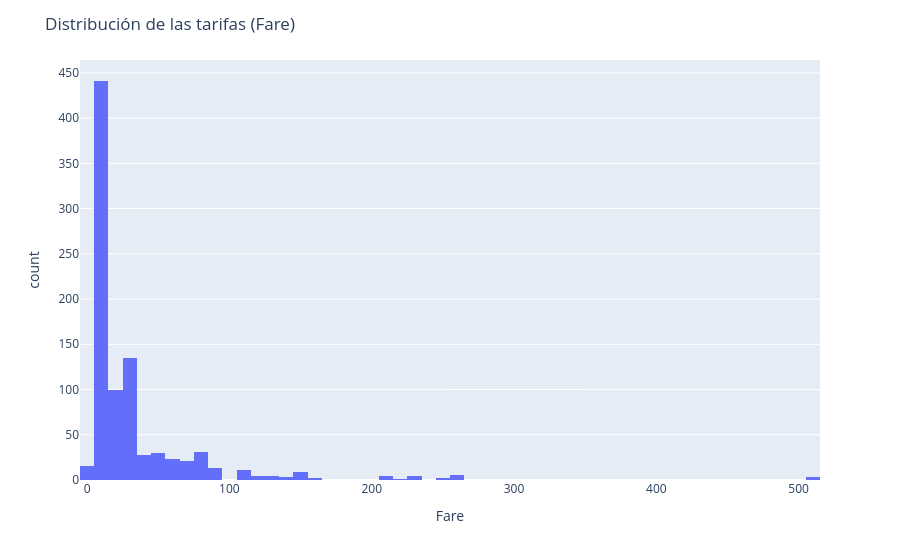

The notebook cell saved with this chart:
### Markdown cell above
4. Para este apartado analizar si el precio de la tarifa (Fare) puede tener que ver con la sobrevivencia, pero antes saber que se puede conocer como Fare alto o bajo, para ello realizar un histograma

### Code cell
fig_histograma_fares = px.histogram(
    df_procesado,
    x='Fare'
)
conf_titulo_fig(fig_histograma_fares, 'Distribución de las tarifas (Fare)')
guardar_fig(fig_histograma_fares, 'histogram_fare')

fig_histograma_fares.show()

### Figure 1 — Plotly figure (JSON) as saved in the notebook; plotly's stock layout.template omitted (floating-point values rounded to 4 significant figures; data arrays with more than 128 entries replaced by an {"elided": "..."} marker saying what was removed)
{"data": [{"bingroup": "x", "hovertemplate": "Fare=%{x}<br>count=%{y}<extra></extra>", "legendgroup": "", "marker": {"color": "#636efa", "pattern": {"shape": ""}}, "name": "", "orientation": "v", "showlegend": false, "type": "histogram", "x": {"elided": "891 float values"}, "xaxis": "x", "yaxis": "y"}], "layout": {"barmode": "relative", "legend": {"tracegroupgap": 0}, "margin": {"t": 60}, "title": {"text": "Distribución de las tarifas (Fare)"}, "xaxis": {"anchor": "y", "domain": [0, 1], "title": {"text": "Fare"}}, "yaxis": {"anchor": "x", "domain": [0, 1], "title": {"text": "count"}}}}
